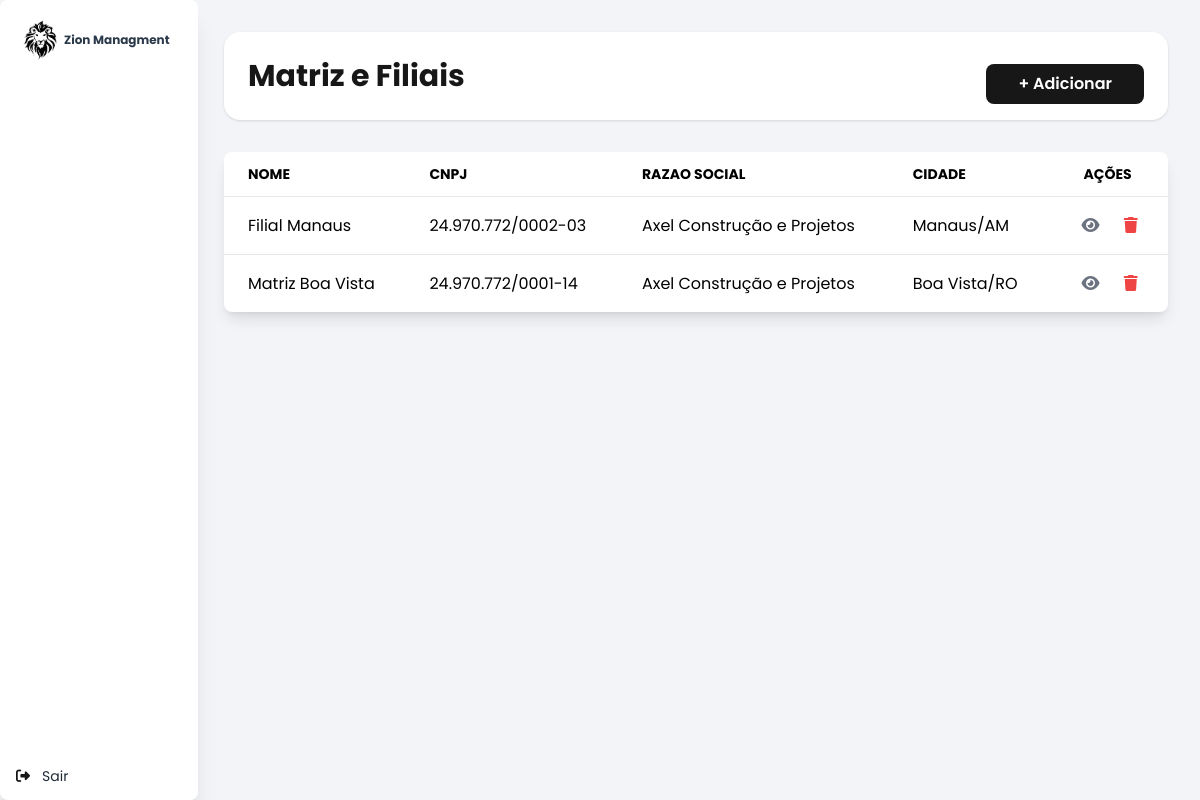
The app's page /empresas/index.php (signed in) with its own data.
### tables this page shows
CREATE TABLE `empresas` (
  `id` int(11) NOT NULL,
  `cnpj` varchar(20) NOT NULL,
  `nome` varchar(255) NOT NULL,
  `razao_social` varchar(255) DEFAULT NULL,
  `telefone` varchar(20) DEFAULT NULL,
  `email` varchar(255) DEFAULT NULL,
  `localizacao` varchar(255) DEFAULT NULL,
  `criado_em` timestamp NOT NULL DEFAULT current_timestamp()
);

### empresas/index.php (the view, shortened to what this page needs)
<?php
include '../layout/imports.php';
$host = 'localhost';
$dbname = 'axel_db';
$username = 'root';
$password = '';
$conn = new mysqli($host, $username, $password, $dbname);
$sql = "SELECT * FROM empresas";
$result = $conn->query($sql);
?>
<!DOCTYPE html>
<html lang="pt-BR">
<head>
  <script src="https://cdn.tailwindcss.com"></script>
</head>
<body class="bg-[#F2F4F7] min-h-screen flex">
  <?php include '../layout/sidemenu.php'; ?>
  <div class="flex-1 p-8 space-y-8">
    <div class="flex flex-row justify-between items-center justify-center shadow  bg-[#FFFFFF] py-4 px-6 rounded-2xl ">
      <div class="">
        <h1 class="text-3xl font-bold text-primary">Matriz e Filiais </h1>
      </div>
      <button onclick="toggleModal()" class="mt-4  bg-primary  py-2 px-8 rounded-lg font-semibold transition text-white">
        + Adicionar
      </button>
    </div>
    <div class="overflow-x-auto  rounded-lg shadow-lg bg-white">
      <table class="min-w-full divide-y divide-gray-200">
        <thead>
          <tr class="">
            <th class="px-6 py-3 text-left text-sm uppercase">Nome</th>
            <th class="px-6 py-3 text-left text-sm uppercase">Cnpj</th>
            <th class="px-6 py-3 text-left text-sm uppercase">Razao Social</th>
            <th class="px-6 py-3 text-left text-sm uppercase">Cidade</th>
            <th class="px-6 py-3 text-center text-sm uppercase">Ações</th>
          </tr>
        </thead>
        <tbody class="divide-y divide-gray-200">
          <?php while ($row = $result->fetch_assoc()) { ?>
            <tr class="hover:bg-gray-100">
              <td class="px-6 py-4"><?php echo htmlspecialchars($row['nome']); ?></td>
              <td class="px-6 py-4"><?php echo htmlspecialchars($row['cnpj']); ?></td>
              <td class="px-6 py-4"><?php echo htmlspecialchars($row['razao_social']); ?></td>
              <td class="px-6 py-4"><?php echo htmlspecialchars($row['localizacao']); ?></td>
              <td class="px-6 py-4 text-center">
                <button onclick="visualizarProjeto(<?php echo $row['id']; ?>)" class=" hover:underline ml-2">
                  <i class="fas fa-eye mr-3 text-gray-500"></i>
                </button>
                <form id="delete-<?php echo $row['id']; ?>" class="inline" onsubmit="return false;">
                  <button type="button" class="text-red-500 hover:underline ml-2" onclick="deleteContrato(<?php echo $row['id']; ?>)">
                    <i class="fas fa-trash mr-1"></i>
                  </button>
                </form>
              </td>
            </tr>
          <?php } ?>
        </tbody>
      </table>
    </div>
  </div>
</body>
</html>

### layout/imports.php (style rules this page uses)
* { font-family: "Poppins", sans-serif; font-style: normal; }

### empresas/index.php (style rules this page uses)
* { font-family: "Poppins", sans-serif; font-style: normal; }

### layout/sidemenu.php (style rules this page uses)
body { margin-left: 16%; }

### records on screen
empresas: nome "Filial Manaus", cnpj "24.970.772/0002-03", razao_social "Axel Construção e Projetos", localizacao "Manaus/AM"
empresas: nome "Matriz Boa Vista", cnpj "24.970.772/0001-14", razao_social "Axel Construção e Projetos", localizacao "Boa Vista/RO"
